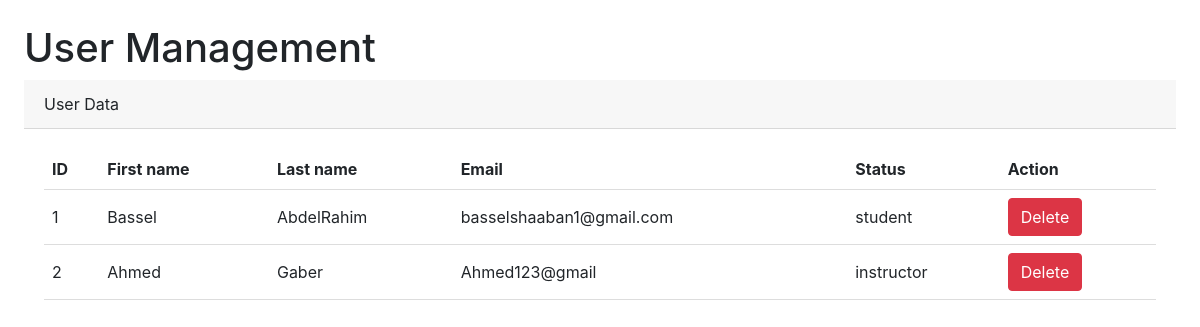
The app's page /UserManagement.php, older data.
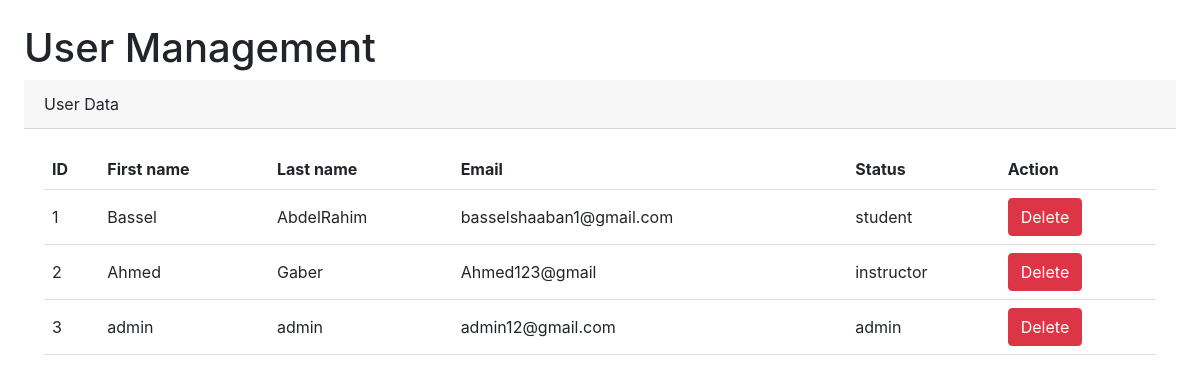
The same page, newer data.
### tables this page shows
CREATE TABLE `user` (
  `id` int(11) NOT NULL,
  `fname` varchar(50) NOT NULL,
  `lname` varchar(50) NOT NULL,
  `email` varchar(255) NOT NULL,
  `password` varchar(255) NOT NULL,
  `type` varchar(50) NOT NULL
);

### UserManagement.php (the view, shortened to what this page needs)
<!DOCTYPE html>
<html>
<head>
    <link rel="stylesheet" href="https://stackpath.bootstrapcdn.com/bootstrap/4.5.2/css/bootstrap.min.css">
</head>
<body>
<div class="container-fluid px-4">
    <h1 class="mt-4">User Management</h1>
    <div class="card-header">
        User Data
    </div>
    <div class="card-body">
        <table>
            <tr>
                <th>ID</th>
                <th>First name</th>
                <th>Last name</th>
                <th>Email</th>
                <th>Status</th>
                <th>Action</th>
            </tr>
            <?php
            @include 'config.php';
            $sql = "SELECT * FROM user";
            $result = $conn->query($sql);
            if ($result->num_rows > 0) {
                while ($row = $result->fetch_assoc()) {
                    echo "<tr>";
                    echo "<td>" . $row["id"] . "</td>";
                    echo "<td>" . $row["fname"] . "</td>";
                    echo "<td>" . $row["lname"] . "</td>";
                    echo "<td>" . $row["email"] . "</td>";
                    echo "<td>" . $row["type"] . "</td>";
                    echo "<td>
                            <form method='POST'>
                                <input type='hidden' name='delete_id' value='{$row['id']}' />
                                <button type='submit' class='btn btn-danger' name='delete_button'><i class='fa-solid fa-trash'></i> Delete</button>
                            </form>
                          </td>";
                    echo "</tr>";
                }
            } else {
                echo "No records found.";
            }
            ?>
        </table>
    </div>
</div>
</body>
</html>

### UserManagement.php (style rules this page uses)
table { border-collapse: collapse; width: 100%; }
th, td { padding: 8px; text-align: left; border-bottom: 1px solid #ddd; }

Row changes from the older to the newer data that the page shows:
added user: id "3", fname "admin", lname "admin", email "admin12@gmail.com", type "admin"
